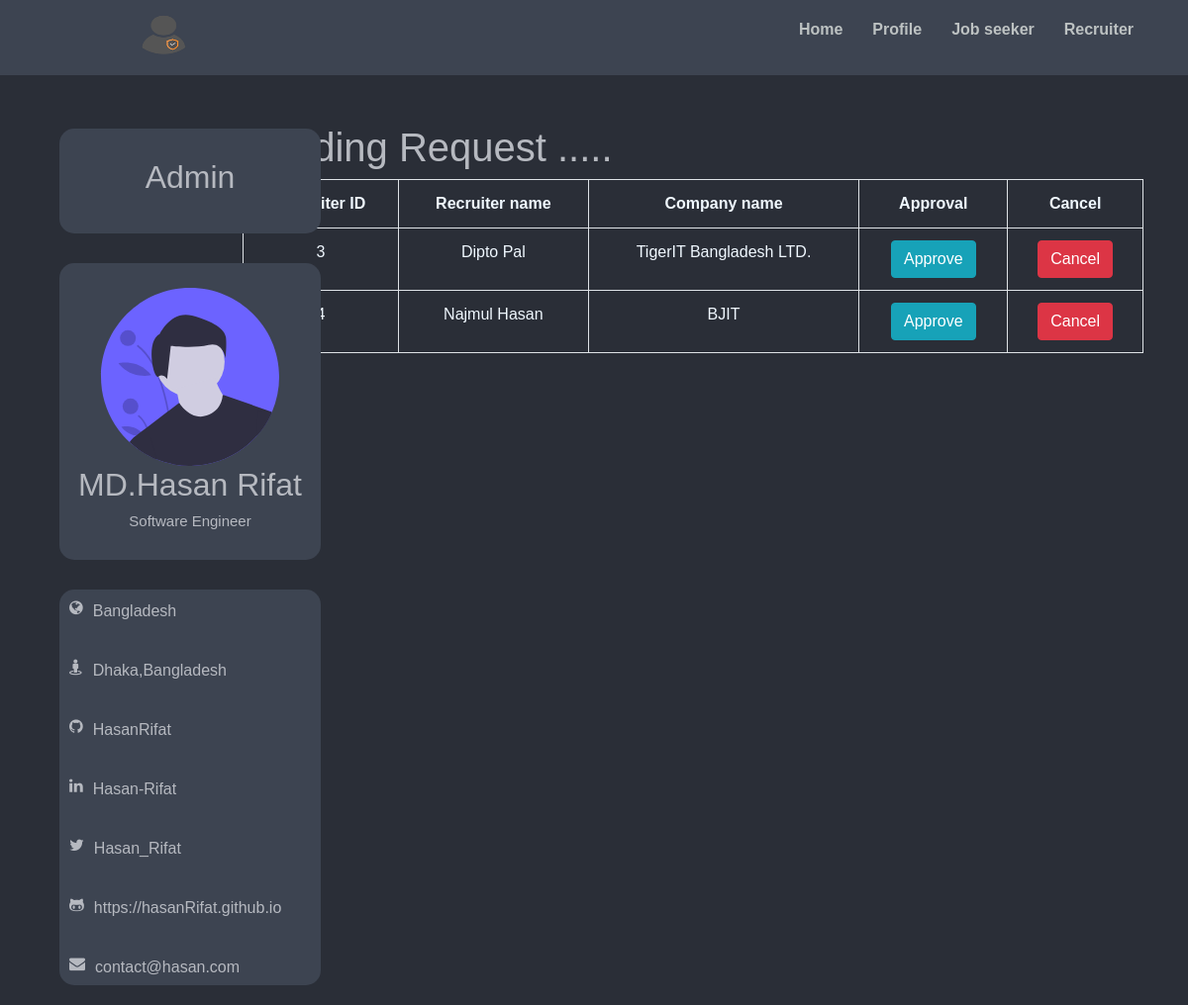
Screenshot of /Admin/recruiter/index.php with the database file from the repository.
### tables this page shows
CREATE TABLE `job_recruiter` (
  `recruiter_id` int(11) NOT NULL,
  `first_name` varchar(255) DEFAULT NULL,
  `last_name` varchar(255) DEFAULT NULL,
  `user_name` varchar(255) DEFAULT NULL,
  `gender` varchar(255) DEFAULT NULL,
  `address` varchar(500) DEFAULT NULL,
  `contact` varchar(13) DEFAULT NULL,
  `email` varchar(255) DEFAULT NULL,
  `company_name` varchar(255) DEFAULT NULL,
  `pass` varchar(255) DEFAULT NULL,
  `status` varchar(255) DEFAULT NULL
);

### Admin/recruiter/index.php (the view, shortened to what this page needs)
<?php
    require_once('../../db/dbh.php');
?>
<!DOCTYPE html>
<html lang="en">
<head>
    <link rel="stylesheet" href="https://stackpath.bootstrapcdn.com/bootstrap/4.4.1/css/bootstrap.min.css">
    <link href="https://stackpath.bootstrapcdn.com/font-awesome/4.7.0/css/font-awesome.min.css" rel="stylesheet"
>
    <link rel="stylesheet" href="./approve.css">
</head>
<body>
<header class="header">
		<div class="section">
			<div class="header_container">
				<nav class="navbar">
					<h2 class="logo">
						<a href="#">
							<img src="./images/ASSET-USER-ADMIN.png" alt="">
						</a>
					</h2>
					<ul>
						<li><a href="../../Admin/index.php">Home</a></li>
						<li><a href="../../Admin/index.php">Profile</a></li>
						<li><a href="../../Admin/index.php">Job seeker</a></li>
						<li><a href="../../Admin/index.php">Recruiter</a></li>
					</ul>
				</nav>
			</div>
		</div>
	</header>
    <div class="wrapper">
        <div class="container">
            <div class="profile_sec">
                <div class="heading">
                    <h2>Admin</h2>
                </div>
                <div class="profile">
                    <img src="../job seeker/images/undraw_male_avatar_323b.svg" alt="">
                    <h2>MD.Hasan Rifat</h2>
                    <h3>Software Engineer</h3>
                </div>
                <div class="bio">
                    <div class="location">
                        <i class="fa fa-globe"></i>
                        <p>Bangladesh</p>
                    </div>
                    <div class="city">
                        <i class="fa fa-street-view"></i>
                        <p>Dhaka,Bangladesh</p>
                    </div>
                    <div class="git">
                        <i class="fa fa-github"></i>
                        <p>HasanRifat</p>
                    </div>
                    <div class="linkedin">
                        <i class="fa fa-linkedin"></i>
                        <p>Hasan-Rifat</p>
                    </div>
                    <div class="twitter">
                        <i class="fa fa-twitter"></i>
                        <p>Hasan_Rifat</p>
                    </div>
                    <div class="github">
                        <i class="fa fa-github-alt"></i>
                        <p><a href="#">https://hasanRifat.github.io</a></p>
                    </div>
                    <div class="contact">
                        <i class="fa fa-envelope"></i>
                        <p>contact@hasan.com</p>
                    </div>
                </div>
            </div>
            <div class="pending_request">
                <div class="heasing">
                    <h1>Pending Request .....</h1>
                </div>
                <div class="request">
                    <table class="table table-bordered">
                        <tr>
                            <th>Recruiter ID</th>
                            <th>Recruiter name</th>
                            <th>Company name</th>
                            <th>Approval</th>
                            <th>Cancel</th>
                        </tr>
                        <?php
                            $query = "SELECT * FROM `job_recruiter` WHERE status = 'pending';";
                            $result = mysqli_query($conn,$query);
                            if($result->num_rows>0){
                                while($rd = mysqli_fetch_assoc($result)){
                                    $recruiter_id = $rd['recruiter_id'];
                                    $recruiter_first_name = $rd['first_name'];
                                    $recruiter_last_name = $rd['last_name'];
                                    $company = $rd['company_name'];
                        ?>
                        <tr>
                            <td><?php echo $recruiter_id;?></td>
                            <td><?php echo $recruiter_first_name . ' ' . $recruiter_last_name;?></td>
                            <td><?php echo $company;?></td>
                            <td><a href="approve.php?id=<?php echo $recruiter_id; ?>"class="btn btn-info" name="approve">Approve</a></td>
                            <td><a href="delete.php?id=<?php echo $recruiter_id; ?>"class="btn btn-danger">Cancel</a></td>
                        </tr>
                        <?php
                            }
                        }else{
                        }
                        ?>
                    </table>
                </div>
            </div>
        </div>
    </div>
</body>
</html>

### Admin/recruiter/approve.css (style rules this page uses)
* { margin: 0; padding: 0; box-sizing: border-box; }
body { background-color: rgb(42, 46, 55); font-family: 'Urbanist', sans-serif; }
h1,h2,h3,h4,h5,h6,a,li,p,i { color: rgb(182, 185, 192); }
a { text-decoration: none; }
li { list-style: none; }
.header { width: 100%; height: 50px; background-color: rgb(132, 167, 196); }
.section { width: 100%; position: fixed; top: 0; z-index: 1234; background-color: rgb(61,68,81); }
.header_container { width: 95%; margin: 0 auto; }
.navbar { width: 100%; display: flex; justify-content: space-between; padding: 18px 10px; }
.navbar .logo a img { position: absolute; left: 100px; top: 10px; width: 70px; height: 50px; }
.navbar>ul { display: flex; margin-left: auto; align-items: center; }
.navbar>ul>li>a { padding: 20px 15px; color: rgb(189, 194, 194); transition: 0.5s; font-size: 16px; cursor: pointer; text-decoration: none; font-weight: 700; }
.wrapper { width: 100%; height: 100%; }
.wrapper .container { width: 95%; margin: 0 auto; display: flex; }
.wrapper .container .profile_sec { width: 22%; margin-top: 80px; position: absolute; left: 5%; }
.wrapper .container .profile_sec .heading { width: 100%; background-color: rgb(61, 68, 81); padding: 30px; border-radius: 15px; text-align: center; }
.wrapper .container .profile_sec .profile { margin-top: 30px; width: 100%; background-color: rgb(61, 68, 81); height: 300px; border-radius: 15px; text-align: center; }
.wrapper .container .profile_sec .profile img { margin-top: 25px; height: 180px; width: 250px; }
.wrapper .container .profile_sec .profile h3 { font-size: 15px; }
.wrapper .container .profile_sec .bio { margin-top: 30px; width: 100%; background-color: rgb(61, 68, 81); width: 100%; height: 400px; border-radius: 15px; }
.wrapper .container .profile_sec .bio .location, .city, .git, .linkedin, .twitter, .github, .contact { display: flex; padding: 10px; }
.wrapper .container .profile_sec .bio p { margin-left: 10px; }
.pending_request { width: 100%; margin-left: 200px; margin-top: 75px; }
th, td { color: aliceblue; text-align: center; }

### rows the page displays
job_recruiter: recruiter_id "3", first_name "Dipto", last_name "Pal", company_name "TigerIT Bangladesh LTD."
job_recruiter: first_name "Najmul", last_name "Hasan", company_name "BJIT"
